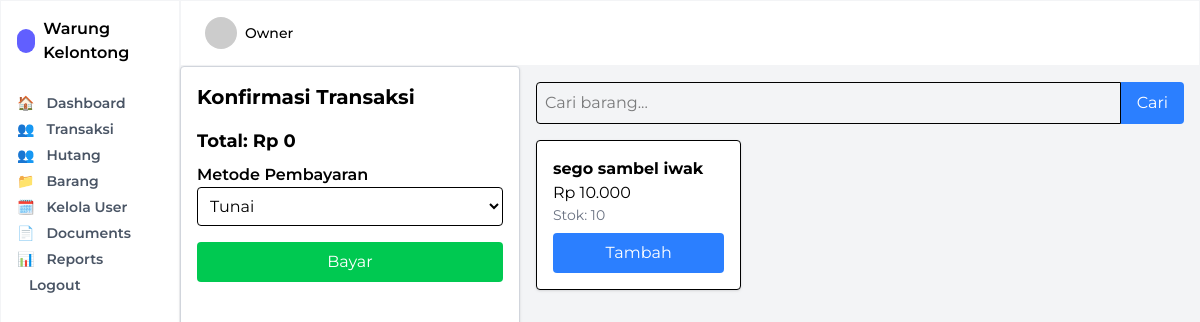
/Views/transaksi.php (signed in), run on the app's committed database.
### tables this page shows
CREATE TABLE `barang` (
  `id_barang` int NOT NULL,
  `nama_barang` varchar(100) NOT NULL,
  `stok` int NOT NULL,
  `harga_beli` decimal(12,2) NOT NULL,
  `harga_jual` decimal(12,2) NOT NULL
);

### Views/transaksi.php (the view, shortened to what this page needs)
<?php
include "../Config/koneksi.php";
$search = isset($_GET['search']) ? $_GET['search'] : '';
$sql_barang = "SELECT * FROM barang WHERE nama_barang LIKE '%$search%'";
$result_barang = $conn->query($sql_barang);
include '../Layout/sidebar.php';
?>
<!DOCTYPE html>
<html lang="en">
<head>
    <script src="https://cdn.jsdelivr.net/npm/@tailwindcss/browser@4"></script>
</head>
<body class="bg-gray-100 h-screen flex">
    <section class="flex-1 flex flex-col">
        <?php include '../Layout/header.php'; ?>
        <div class="flex">
            <div class="w-1/3 p-4 bg-white border border-gray-300 rounded shadow h-screen flex flex-col">
                <h2 class="text-xl font-bold mb-4">Konfirmasi Transaksi</h2>
                <form method="POST" class="flex flex-col flex-1">
                    <div class="">
                        <div id="totalHarga" class="text-lg font-bold">Total: Rp 0</div>
                    </div>
                    <div class="mt-2">
                        <label class="block font-semibold">Metode Pembayaran</label>
                        <select name="metode_pembayaran" id="metode_pembayaran" class="w-full p-2 border rounded" onchange="toggleNamaPelanggan()">
                            <option value="Tunai">Tunai</option>
                        </select>
                    </div>
                    <div class="mt-4">
                        <button type="submit" name="checkout" id="btnCheckout"
                            class="w-full bg-green-500 text-white p-2 rounded hover:bg-green-600">
                            Bayar
                        </button>
                    </div>
                    <div id="cartItems" class="flex-1 overflow-y-auto mt-4 space-y-3"></div>
                </form>
            </div>
            <div class="w-2/3 p-4">
                <form method="GET" class="mb-4 flex">
                    <input type="text" name="search" placeholder="Cari barang..." value="<?= htmlspecialchars($search) ?>" class="flex-1 p-2 border rounded-l">
                    <button class="bg-blue-500 text-white px-4 rounded-r">Cari</button>
                </form>
                <div class="grid grid-cols-3 gap-4">
                    <?php while ($row = $result_barang->fetch_assoc()) : ?>
                        <div class="bg-white p-4 border rounded shadow flex flex-col justify-between">
                            <div>
                                <h3 class="font-bold"><?= $row['nama_barang'] ?></h3>
                                <p>Rp <?= number_format($row['harga_jual'], 0, ',', '.') ?></p>
                                <p class="text-sm text-gray-500">Stok: <?= $row['stok'] ?></p>
                            </div>
                            <button type="button" onclick="addToCart(<?= $row['id_barang'] ?>, '<?= $row['nama_barang'] ?>', <?= $row['harga_jual'] ?>)" class="mt-2 bg-blue-500 text-white p-2 rounded hover:bg-blue-600">Tambah</button>
                        </div>
                    <?php endwhile; ?>
                </div>
            </div>
        </div>
    </section>
</body>
</html>

### Views/transaksi.php (style rules this page uses)
body { font-family: 'Montserrat', sans-serif; }

### data on the page
barang: nama_barang "sego sambel iwak", harga_jual "10.000", stok "10"

### other printed values
$_SESSION['username'] "Owner"
